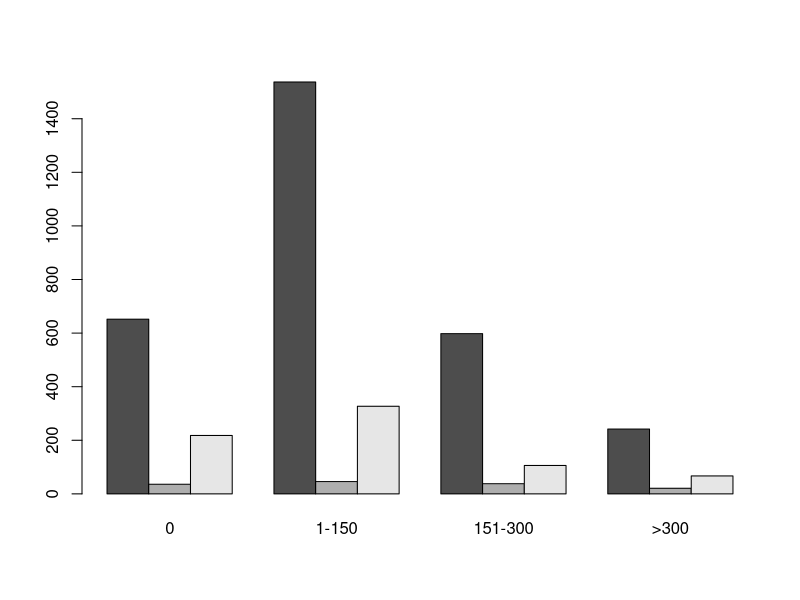
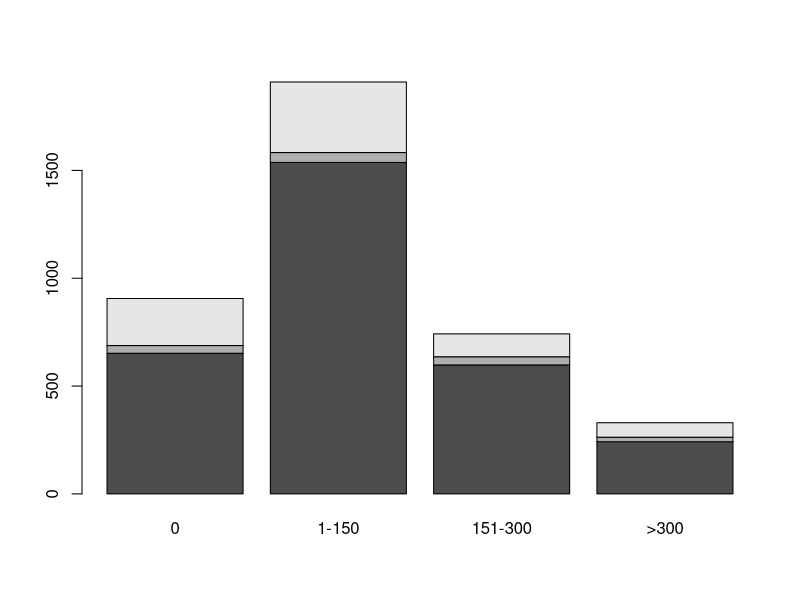
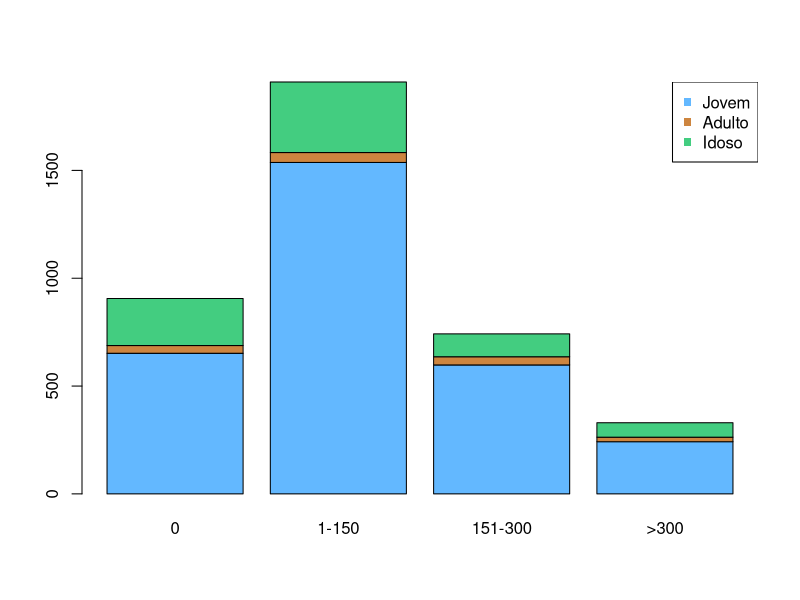
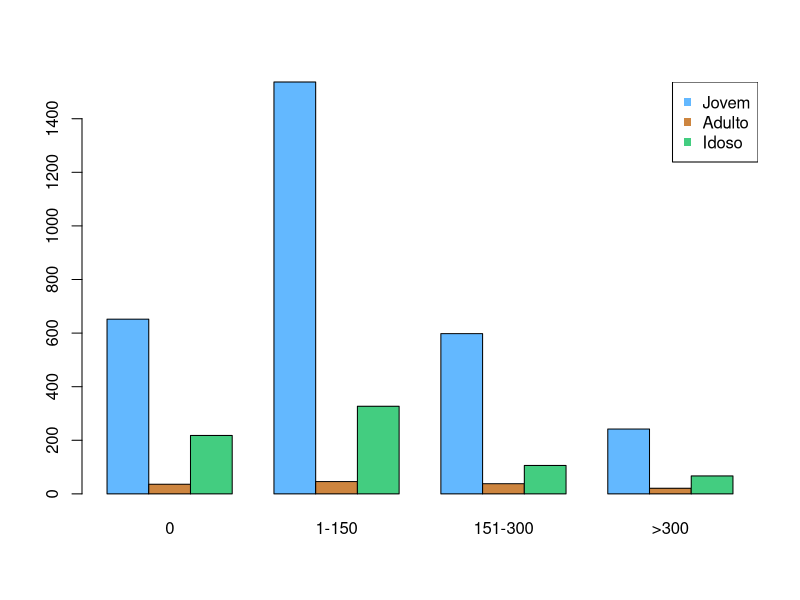
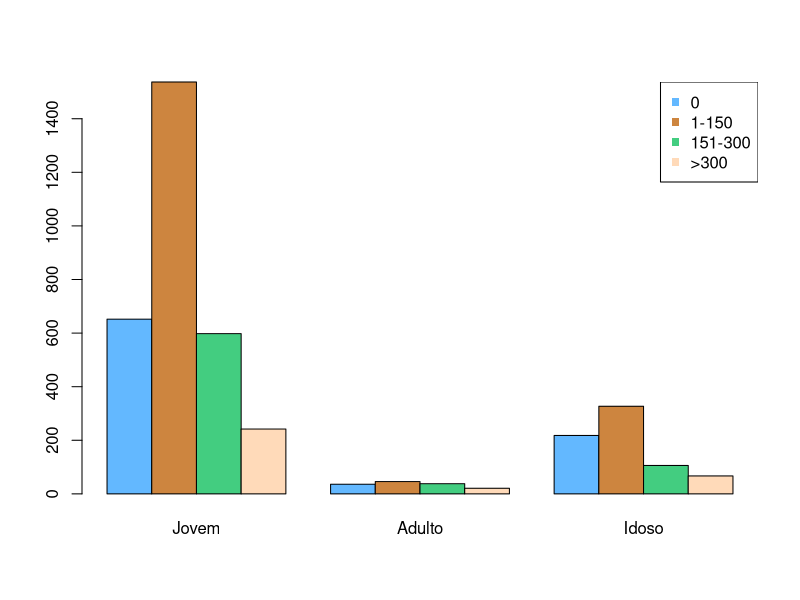

Write the R code that produced these figures, in order.


# Barplot - gráfico de barras



# def dir
setwd("C:/Users/paloma/Desktop/DSA/BigDataRAzure/04-LingRGraficos")
getwd()

?barplot

# Preparando os dados - número de casamentos em uma igreja de SP - atraves de uma matriz
dados <- matrix(c(652,1537,598,242,36,46,38,21,218,327,106,67), nrow = 3, byrow = T)
dados



# Nomeando linhas e colunas na matriz
colnames(dados) <- c("0","1-150","151-300",">300") # cada coluna representa uma faixa de número de casamento
rownames(dados) <- c("Jovem","Adulto","Idoso") # cada linha representa uma faixa etária
dados



# Construindo o Barplot
barplot(dados, beside = T) # um ao lado do outro, por faixa 
barplot(dados) # cria um stacked bar plot - grafico de barras empilhado


# Construindo o plot - Stacked Bar Plot
# As 3 faixas de idade são representadas na mesma coluna para as diferentes quantidades
barplot(dados, col = c("steelblue1", "tan3", "seagreen3")) # cores



# Crie uma legenda para o gráfico anterior
colors()
legend("topright", pch = 15, col = c("steelblue1", "tan3", "seagreen3"), legend = c("Jovem","Adulto","Idoso"))



# Agora temos uma coluna para cada faixa etária, mas na mesma faixa de quantidade
barplot(dados, beside = T, col = c("steelblue1", "tan3", "seagreen3"))
legend("topright", pch = 15, col = c("steelblue1", "tan3", "seagreen3"), legend = c("Jovem","Adulto","Idoso"))


# Com a Transposta da matriz, invertemos as posições entre faixa etária e faixa de quantidade
t(dados)
barplot(t(dados), beside = T, col = c("steelblue1", "tan3", "seagreen3", "peachpuff1"))
legend("topright", pch = 15, col = c("steelblue1", "tan3", "seagreen3", "peachpuff1"), legend = c("0","1-150","151-300",">300"))




# Fim 




